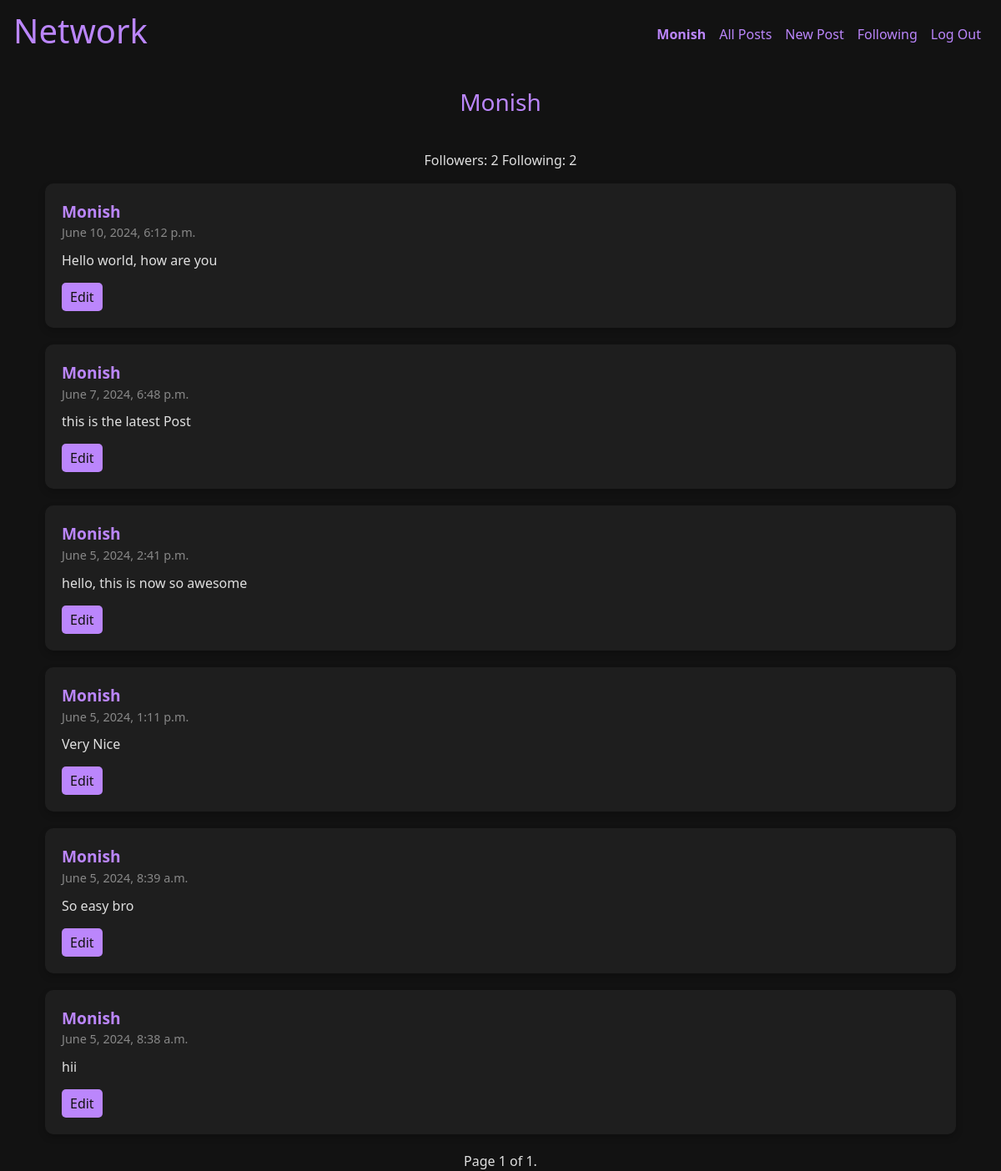
/profile/1 (signed in), run on the app's committed database.
### network/models.py (models this page shows, shortened)
class User(AbstractUser):
    pass

class Post(models.Model):
    username = models.ForeignKey(User, on_delete=models.CASCADE, related_name="author")
    content = models.TextField()
    timestamp = models.DateTimeField(auto_now_add=True)
    likes = models.ManyToManyField(User, related_name='liked_posts', through='Like')

### network/views.py (the view)
# urls.py: path("profile/<int:profile_id>", views.profile, name="profile"),
@login_required
def profile(request, profile_id):
    user = get_object_or_404(User, pk=profile_id)
    total_posts = Post.objects.filter(username=user).order_by('-timestamp')
    paginator = Paginator(total_posts, 10)
    page_number = request.GET.get('page')
    page_obj = paginator.get_page(page_number)
    posts = paginator.get_page(page_number)
    followers_count = Follow.objects.filter(user=user).count()
    following_count = Follow.objects.filter(follower=user).count()
    is_following = Follow.objects.filter(user=user, follower=request.user).exists()
    return render(request, "network/profile.html", {
        "posts": posts,
        "page_obj" : page_obj,
        "profile_user": user,
        "followers_count": followers_count,
        "following_count": following_count,
        "is_following": is_following
    })

### network/templates/network/profile.html (shortened to what this page needs)
{% extends "network/layout.html" %}
{% block body %}
<div class="container mt-4">
    <div class="profile-header">
        <h3>{{ profile_user.username }}</h3>
    </div>
    <div class="container">
        <p style="text-align:center;">
            <span id="followers_count" >Followers: {{ followers_count }}</span>
            <span>Following: {{ following_count }}</span>
            </p>
        <ul class="list-unstyled">
            {% for post in posts %}
            <li id="post-{{ post.id }}" class="post-card">
                <div class="post-header">
                    {{ post.username }}
                </div>
                <div class="post-timestamp">
                    {{ post.timestamp }}
                </div>
                <div class="post-content" id="post-content-{{ post.id }}">
                    {{ post.content }}
                </div>
                <div class="post-footer">
                    {% if post.username == request.user %}
                        <button class="edit-button" data-id="{{ post.id }}">Edit</button>
                    {% endif %}
                </div>
            </li>
            {% endfor %}
        </ul>
    </div>
</div>
{% if page_obj %}
<div class="pagination" style="text-align:center; display:flex; justify-content:center;">
<span class="step-links">
    <span class="current">
        Page {{ page_obj.number }} of {{ page_obj.paginator.num_pages }}.
    </span>
</span>
</div>
{% endif %}
{% endblock %}

### network/templates/network/layout.html (shortened to what this page needs)
{% load static %}
<!DOCTYPE html>
<html lang="en">
    <head>
        <link href="https://stackpath.bootstrapcdn.com/bootstrap/4.5.2/css/bootstrap.min.css" rel="stylesheet">
        <link href="https://cdnjs.cloudflare.com/ajax/libs/font-awesome/5.15.4/css/all.min.css" rel="stylesheet">
        <link href="https://cdn.jsdelivr.net/npm/bootstrap@5.1.3/dist/css/bootstrap.min.css" rel="stylesheet">
    </head>
    <body>
        <nav class="navbar navbar-expand-lg navbar-light " style="color: #bb86fc">
            <a class="navbar-brand" href="#" style="color: #bb86fc;"><h1>Network</h1></a>
            <div class=" navbar-collapse" id="navbarNav">
              <ul class="navbar-nav ml-auto">
                {% if user.is_authenticated %}
                    <li class="nav-item" >
                        <a class="nav-link" href="{% url 'profile' user.id %}" style="color: #bb86fc;"><strong>{{ user.username }}</strong></a>
                    </li>
                {% endif %}
                <li class="nav-item">
                  <a class="nav-link" href="{% url 'index' %}" style="color: #bb86fc;">All Posts</a>
                </li>
                {% if user.is_authenticated %}
                    <li class="nav-item">
                        <a class="nav-link" href="{% url 'newpost' %}" style="color: #bb86fc;">New Post</a>
                    </li>
                    <li class="nav-item">
                        <a class="nav-link" href="{% url 'following' %}" style="color: #bb86fc;">Following</a>
                    </li>
                    <li class="nav-item">
                        <a class="nav-link" href="{% url 'logout' %}" style="color: #bb86fc;">Log Out</a>
                    </li>
                {% endif %}
              </ul>
            </div>
          </nav>
        <div class="body">
            {% block body %}
            {% endblock %}
        </div>
    </body>
</html>

### network/templates/network/layout.html (style rules this page uses)
body { background-color: #121212; color: #e0e0e0; }
.nav-item { color: white; }
.profile-header { text-align: center; margin-bottom: 20px; color: #bb86fc; }
.post-card { margin-bottom: 20px; padding: 20px; border-radius: 10px; background-color: #1e1e1e; box-shadow: 0 4px 8px rgba(0, 0, 0, 0.2); transition: all 0.3s ease; }
.post-header { font-size: 1.2em; font-weight: bold; color: #bb86fc; }
.post-timestamp { color: #888; font-size: 0.9em; }
.post-content { margin-top: 10px; font-size: 1em; }
.post-footer { margin-top: 15px; display: flex; justify-content: space-between; }
.edit-button, .save-button { background-color: #bb86fc; color: #121212; border: none; padding: 5px 10px; border-radius: 5px; cursor: pointer; }
.nav-item a { color: #bb86fc; }

### data on the page
User: username "Monish"
Post: username "Monish", timestamp "June 10, 2024, 6:12 p.m.", content "Hello world, how are you"
Post: username "Monish", timestamp "June 7, 2024, 6:48 p.m.", content "this is the latest Post"
Post: username "Monish", timestamp "June 5, 2024, 2:41 p.m.", content "hello, this is now so awesome"
Post: username "Monish", timestamp "June 5, 2024, 1:11 p.m.", content "Very Nice"
Post: username "Monish", timestamp "June 5, 2024, 8:39 a.m.", content "So easy bro"
Post: username "Monish", timestamp "June 5, 2024, 8:38 a.m.", content "hii"

### other printed values
{{ followers_count }} "2"
{{ following_count }} "2"
{{ page_obj.number }} "1"
{{ page_obj.paginator.num_pages }} "1"
